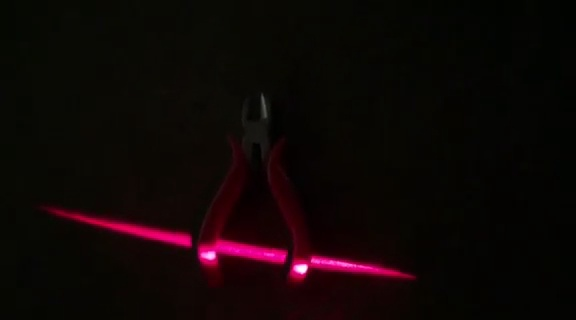
//> input picture carrito3d/build/data.alicate/frame_102.jpg, 576 x 320 px
$ ./main build/data.alicate/   (built with g++ and OpenCV 4)
//> lines starting //> are read from the running program, lines starting //| are printed output that depends on the picture; after the words box and inside, x2 and y2 are one past the last pixel; in counts of white or black regions, pixels touching at a corner belong together
#include <iostream>
#include <fstream>
#include <vector>
#include <string>
#include <math.h>
#include <opencv/cv.h>
#include <opencv2/highgui/highgui.hpp>
#include <opencv2/imgproc/imgproc.hpp>

#include <dirent.h>

#define PI 3.14159265


typedef cv::Point3_<uint8_t> Pixel;
typedef uchar BinPixel;

struct iii{
    int x;
    int y;
    int z;
    iii() {}
    iii(int x, int y, int z): x(x),y(y), z(z) {}
};

struct ddd{
    double x;
    double y;
    double z;
    ddd() {}
    ddd(double x, double y, double z): x(x),y(y), z(z) {}
};

using namespace std;
using namespace cv;

static string folderName;
vector<string> frameNames;

int width;
int height;
int num_frames;
#define VERTICAL 0
#define HORIZONTAL 1
int line_orientation = VERTICAL;// 0 vertical, 1 horizontal

vector<ddd>  cloud;

bool orderImages(string);
void processFrames();
void graphData();
double toDegree(double);


int main( int argc, char** argv )
{
    if (argc < 2) {
        printf("!!! Carpeta por defecto \"data\" \n");
        folderName = "data";
    }
    else
        folderName = argv[1];

    if(folderName[folderName.size()-1] == '/') folderName.pop_back();

    if ( !orderImages(folderName) ) return 1;
    /// processing every frame
    processFrames();

    graphData();

    return 0;
}


bool orderImages(string folderName) {
//> called with folderName = "build/data.alicate"
    DIR *p_dir;
    struct dirent *pDirent;

    vector<int> frameNumber;
    string frameName;

    p_dir = opendir(folderName.c_str());
    if (p_dir == NULL) {
        printf ("Cannot open directory '%s'\n", folderName.c_str());
        return false;
    }

    frameNumber.clear();
    while ((pDirent = readdir(p_dir)) != NULL) {
        frameName = pDirent->d_name;
        if(frameName==".") continue;
        if(frameName=="..") continue;
        int foundStart=frameName.find('_');
        int foundEnd=frameName.find('.');

        //cout << foundStart << " " << foundEnd << endl;

        frameName = frameName.substr(foundStart +1, foundEnd-foundStart-1);

        frameNumber.push_back( atoi(frameName.c_str()) );

    }
    closedir(p_dir);

    sort( frameNumber.begin(), frameNumber.end() );

    num_frames = frameNumber.size();

    for ( vector<int>::iterator it = frameNumber.begin(); it!=frameNumber.end(); ++it )
        frameNames.push_back( "frame_" + to_string(*it) + ".jpg" );
    return true;
}

void processFrames() {
    double time = 5.; // tiempo en segundos para 360 grados
    double dist_h = 30.; //distancia al punto de interseccion en centimetros
    int num_frames = frameNames.size();
    double grados = 360;
    double signo = 1.; /// positivo o negativo

    double gradoActual = .0;
    double gradoAvance = signo * (grados / (double)num_frames);


    cout << cos(0.) << endl;
    cout << sin(0.) << endl;

    int z = 0;
    for (vector<string>::iterator i = frameNames.begin(); i != frameNames.end(); ++i,++z) {

        //string frame_name =
        cout << "processing frame: " << *i << endl;


        Mat I = imread( folderName+"/"+(*i) , IMREAD_COLOR);
//> I is the input picture: 320 rows x 576 cols, CV_8UC3; mean B, G, R 5.4, 6.4, 14.9

        //cout << I.cols << endl;
        //cout << I.rows << endl;
        width = I.cols;
//> width = 576
        height = I.rows;
//> height = 320

        //cv::Rect myROI(860, 0, 960, 800);

        //I = I(myROI);

        //Mat I = imread(frameName.c_str(), IMREAD_GRAYSCALE);
        if (I.empty())
        {
            std::cout << "!!! Failed imread(): image not found" << std::endl;
            continue;
        }

        Mat img_red = Mat(height, width, CV_8UC3);
        Mat img = Mat(height, width, CV_8UC1);

        for(int y = 0; y < height; ++y)
        {
            const Pixel* Mr = I.ptr<Pixel>(y);
            for(int x = 0; x < width; ++x) {
                /// 70
                /// 150
                if (Mr[x].z > 200)
                    img.at<BinPixel>(y,x) = 255;
                //cout << (int)I.at<BinPixel>(i,j) << endl;
                //if (I.at<BinPixel>(i,j) > 40) img_bw.at<BinPixel>(i,j) = 255;
                else
                    img.at<BinPixel>(y,x) = 0;
            }
        }
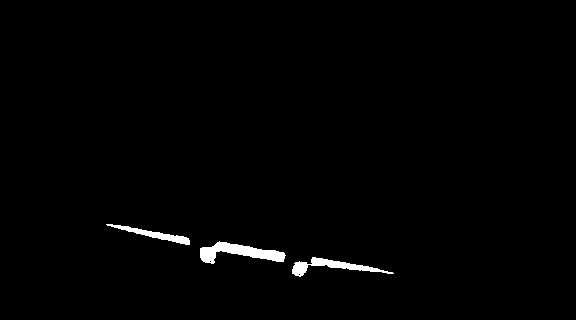
//> img: 320 rows x 576 cols, CV_8UC1; 1.1% white; 3 white regions, box (x1, y1, x2, y2) and area: (200, 241, 286, 264) 928, (292, 257, 394, 277) 650, (106, 224, 190, 245) 453


        /// alargar
        //Rect myROI(80, 80, 350, 239);
        //Mat img = img( myROI );

        //IplImage* img_dst = cvCreateImage(CvSize(), img.depth(), img.channels());
        int fac = 4;
        int fac_x, fac_y;
        if (line_orientation==HORIZONTAL) {
            fac_x = 1;
            fac_y = 4;
        } else {
            fac_x = 4;
            fac_y = 1;
        }

        Mat img_dst(img.rows*fac_y, img.cols*fac_x, CV_8UC1);
        resize(img,img_dst,img_dst.size());
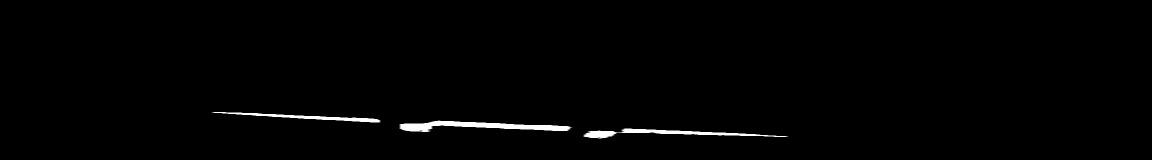
//> img_dst: 320 rows x 2304 cols, CV_8UC1 (shown at 1/2 size); min 0, max 255, mean 2.8

        img.release();
        img = img_dst;
        img_dst.release();
        height = img.rows;
        width  = img.cols;
//> width = 2304


        /// ESQUELETIZACION: hacer mas delgada la linea

        int ini, fin, val;
        bool changed;
        int temp_x, temp_y;
        if (line_orientation==HORIZONTAL) {
            for(int x = 0; x < width; ++x) {
                ini = 0;
                fin = 0;
                for(int y = 0; y < height; ++y) {
                    val = (int)img.at<BinPixel>(y,x);

                    if (val == 255 && ini == 0)
                        ini = y;
                    if (val == 0 && ini != 0)
                        fin = y;
                    img.at<BinPixel>(y,x) = 0;
                }
                if (ini!=0 && fin!=0) {
                    temp_y = ini+((fin - ini)/2);
                    img.at<BinPixel>( temp_y , x ) = 255;
                    cloud.push_back( ddd(x, temp_y, z) );
                }

            }
        } else {
            for(int y = 0; y < height; ++y) {
                ini = 0;
                fin = 0;
                changed = false;
                for(int x = 0; x < width; ++x) {
                    val = (int)img.at<BinPixel>(y,x);

                    if (val == 255 && ini == 0)
                        ini = x;
                    if (val == 0 && ini != 0 && !changed) {
                        fin = x;
                        changed = true;
                    }
                    img.at<BinPixel>(y,x) = 0;
                }
                if (ini!=0 && fin!=0) {
                    temp_x = ini+((fin - ini)/2);
                    img.at<BinPixel>( y , temp_x ) = 255;


                    double pre_x = temp_x;
                    double pre_y = 0.0;
                    double pre_z = y;
                    double end_x = (pre_x * cos(toDegree(gradoActual))) - (pre_y * sin(toDegree(gradoActual)));
                    double end_y = (pre_x * sin(toDegree(gradoActual))) + (pre_y * cos(toDegree(gradoActual)));
                    double end_z = pre_z;


                    cloud.push_back( ddd(end_x, end_y, end_z) );
                }

            }
//> this loop made 320 passes
//> (temp_x, pre_x, end_x) on passes 225 to 236: (440, 440, 440), (458, 458, 458), (482, 482, 482), (492, 492, 492), (514, 514, 514), (528, 528, 528), (548, 548, 548), (562, 562, 562), (590, 590, 590), (600, 600, 600), (624, 624, 624), (640, 640, 640)
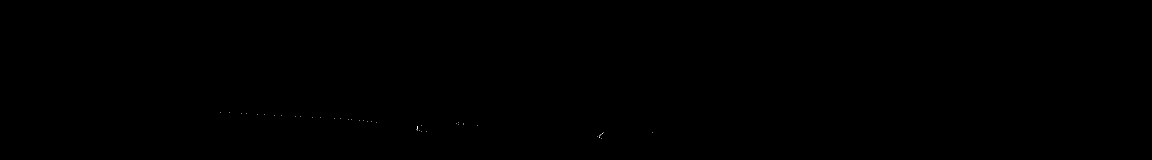
//> img: 320 rows x 2304 cols, CV_8UC1 (shown at 1/2 size); 0.01% white in thin lines or dots, all inside (x1, y1, x2, y2) = (440, 224, 1305, 277)
//> after the loop, ini = 0; fin = 0; changed = false; val = 0; cloud = 53 items
        }

        // [17 lines of commented-out code are left out]

        gradoActual += gradoAvance;
//> gradoActual = 180


    }
//> pass 2 of the loop in processFrames, `for (vector<string>::iterator i = frameNames.begin(); i != frameNames...`:
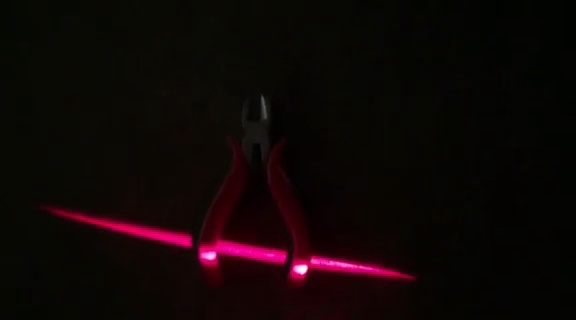
//> input picture carrito3d/build/data.alicate/frame_104.jpg, 576 x 320 px
//> in processFrames, I is the input picture: 320 rows x 576 cols, CV_8UC3; mean B, G, R 5.4, 6.4, 14.9
//> after the loop in processFrames, `for(int y = 0; y < height; ++y)`:
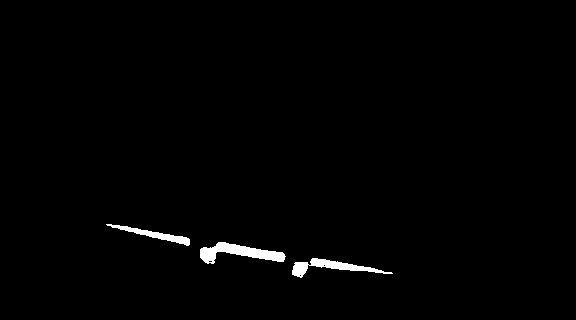
//> img: 320 rows x 576 cols, CV_8UC1; 1.1% white; 3 white regions, box (x1, y1, x2, y2) and area: (200, 242, 286, 264) 898, (292, 258, 393, 278) 675, (106, 224, 190, 246) 458
//> the loop in processFrames, `for(int y = 0; y < height; ++y)` made 320 passes
//> (temp_x, pre_x, end_x, end_y) on passes 225 to 232: (438, 438, -438, 1.57e-06), (456, 456, -456, 1.64e-06), (480, 480, -480, 1.72e-06), (488, 488, -488, 1.75e-06), (514, 514, -514, 1.85e-06), (524, 524, -524, 1.88e-06), (548, 548, -548, 1.97e-06), (562, 562, -562, 2.02e-06)
//> after the loop in processFrames, `for(int y = 0; y < height; ++y)`:
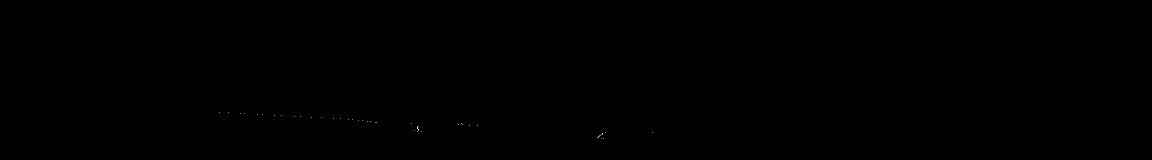
//> img: 320 rows x 2304 cols, CV_8UC1 (shown at 1/2 size); 0.01% white in thin lines or dots, all inside (x1, y1, x2, y2) = (438, 224, 1305, 278)
}


void graphData () {
    // replace file
    ofstream file("code.gnu");

    file << "set xlabel 'X'" << endl;
    file << "set ylabel 'Y'" << endl;
    file << "set zlabel 'Z'" << endl;

    file << "set grid" << endl;
    //file << "set hidden3d" << endl;
    file << "set dgrid3d 50,50 qnorm 2" << endl;
    //file << "set dgrid3d 100,100,4" << endl;
    file << "set pm3d explicit" << endl;

    file << "$cloud << EOD" << endl;

    for (vector<ddd>::iterator it = cloud.begin(); it != cloud.end(); ++it) {
        ddd point = (*it);
        file << point.x << " " << point.y << " " << point.z << endl;
    }
//> this loop made 107 passes

    file << "EOD" << endl;

    file << "set table \"interpolated_data.dat\"" << endl;
    file << "splot '$cloud'" << endl;
    file << "unset table" << endl;
    file << "unset dgrid3d" << endl;

    //file << "splot \"interpolated_data.dat\" with pm3d title \"a\", " ;
    file << "splot '$cloud' with dots title \"b\" lt rgb \"#0000FF\"" <<endl;

    //file << "splot '$cloud'" <<endl;
    file.close();

    int tmp = system("gnuplot -p code.gnu");
}

double toDegree(double val) {
    return val*PI/180.;
}
